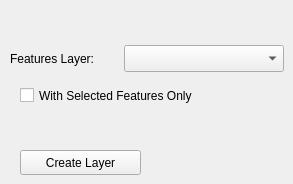
    <widget class="QWidget" name="tab_6">
     <attribute name="title">
      <string>Proximity Layers</string>
     </attribute>
     <widget class="QgsMapLayerComboBox" name="proximity_layer_box">
      <property name="geometry">
       <rect>
        <x>124</x>
        <y>45</y>
        <width>160</width>
        <height>27</height>
       </rect>
      </property>
     </widget>
     <widget class="QLabel" name="label_65">
      <property name="geometry">
       <rect>
        <x>10</x>
        <y>50</y>
        <width>141</width>
        <height>17</height>
       </rect>
      </property>
      <property name="frameShape">
       <enum>QFrame::NoFrame</enum>
      </property>
      <property name="text">
       <string>Features Layer:</string>
      </property>
     </widget>
     <widget class="QCheckBox" name="withSelectedcheckBox_prox">
      <property name="geometry">
       <rect>
        <x>20</x>
        <y>80</y>
        <width>181</width>
        <height>31</height>
       </rect>
      </property>
      <property name="font">
       <font>
        <pointsize>9</pointsize>
       </font>
      </property>
      <property name="text">
       <string>With Selected Features Only</string>
      </property>
     </widget>
     <widget class="QPushButton" name="create_proximity_layer_button">
      <property name="geometry">
       <rect>
        <x>20</x>
        <y>150</y>
        <width>121</width>
        <height>25</height>
       </rect>
      </property>
      <property name="text">
       <string>Create Layer</string>
      </property>
     </widget>
    </widget>
